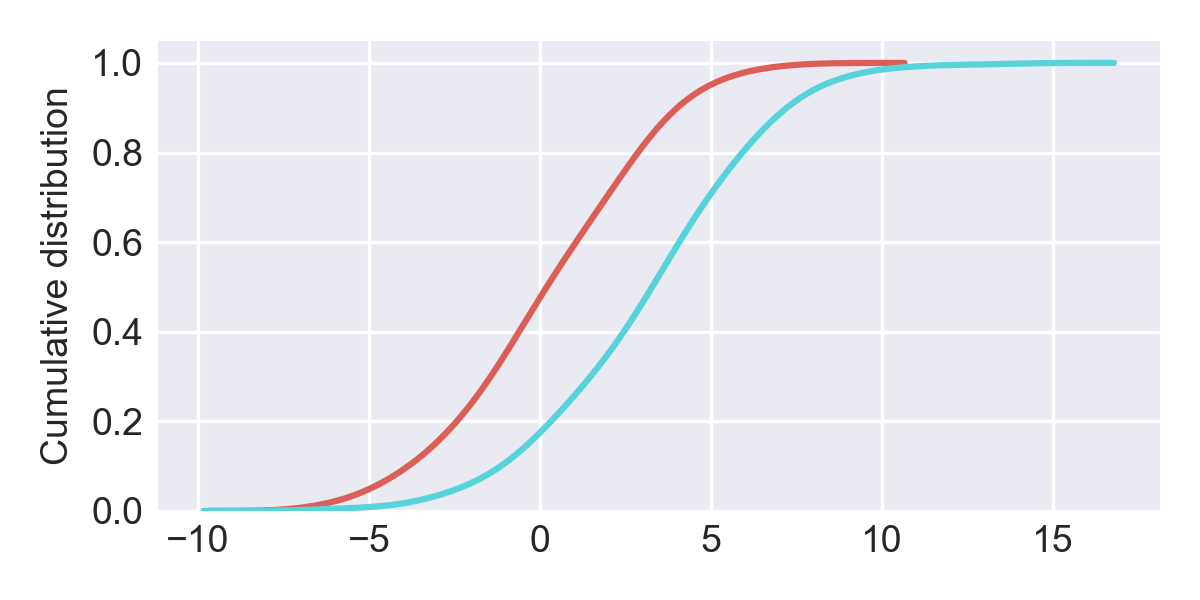

This figure's Python source:
# Corresponds to Figure 1B
#
# Mark N. Read, 2018

import numpy.random
import seaborn as sns
from matplotlib import rcParams
rcParams.update({'figure.autolayout': True})
import matplotlib.pyplot as plt


sns.set_style("darkgrid")
rcParams.update({'font.size': 9})


target = numpy.random.normal(0, 3, size=500)

dist = numpy.random.normal(3, 3, size=500)


cols = sns.color_palette("hls", 4)
fig = plt.figure(figsize=(4, 2))
sns.distplot(target, kde_kws=dict(cumulative=True), hist=False, color=cols[0])
sns.distplot(dist, kde_kws=dict(cumulative=True), hist=False, color=cols[2])
plt.ylabel('Cumulative distribution')
# plt.show()
plt.savefig('ks_tutorial.png', dpi=300)
